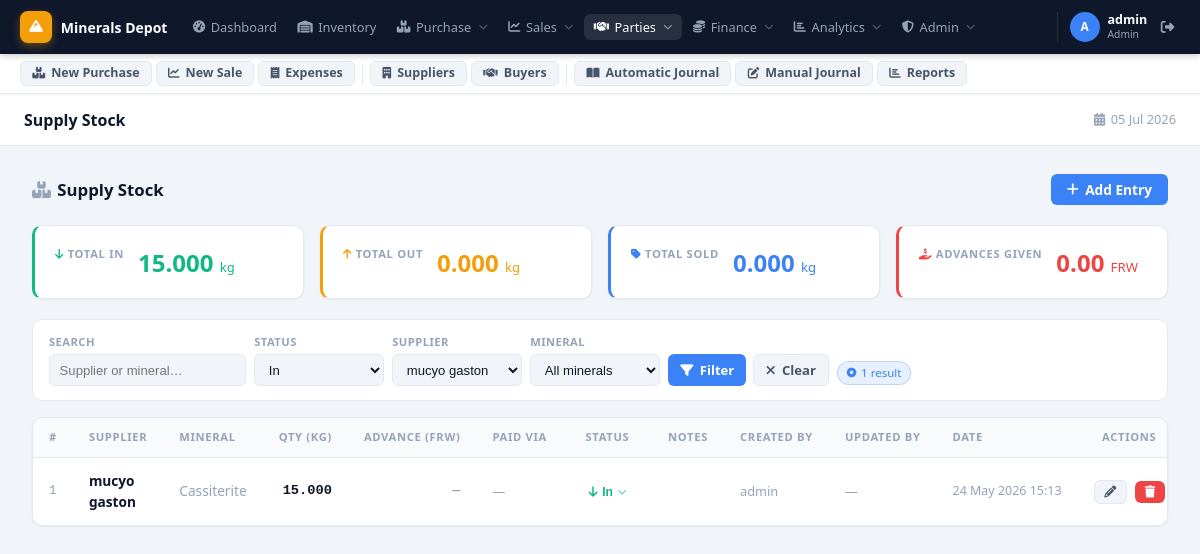
/supply-stock.php?supplier_id=8 (signed in), run on an earlier commit of the app's database.
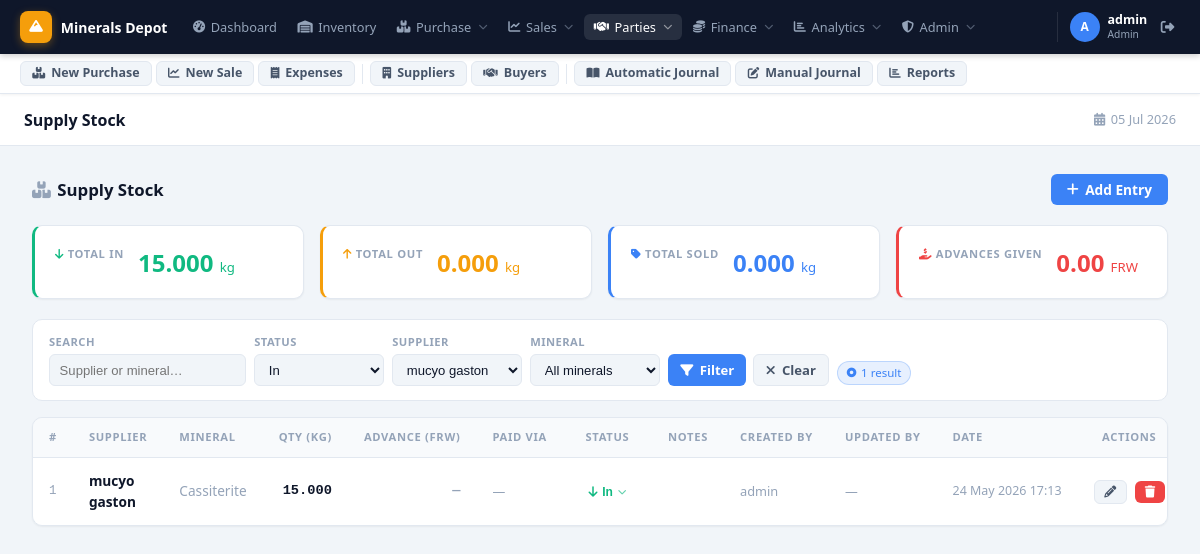
And on a later commit of the database.
### tables this page shows
CREATE TABLE `supply_stock` (
  `id` int(11) NOT NULL AUTO_INCREMENT,
  `supplier_id` int(11) NOT NULL,
  `mineral_id` int(11) NOT NULL,
  `qty` decimal(10,3) NOT NULL DEFAULT 0.000,
  `advance_amount` decimal(15,2) NOT NULL DEFAULT 0.00,
  `status` enum('in','out','sold') NOT NULL DEFAULT 'in',
  `notes` text DEFAULT NULL,
  `created_by` int(11) NOT NULL,
  `updated_by` int(11) DEFAULT NULL,
  `created_at` timestamp NOT NULL DEFAULT current_timestamp(),
  `updated_at` timestamp NOT NULL DEFAULT current_timestamp() ON UPDATE current_timestamp(),
  PRIMARY KEY (`id`),
  KEY `supplier_id` (`supplier_id`),
  KEY `mineral_id` (`mineral_id`),
  KEY `created_by` (`created_by`),
  KEY `updated_by` (`updated_by`),
  CONSTRAINT `supply_stock_ibfk_1` FOREIGN KEY (`supplier_id`) REFERENCES `suppliers` (`id`),
  CONSTRAINT `supply_stock_ibfk_2` FOREIGN KEY (`mineral_id`) REFERENCES `mineral_types` (`id`),
  CONSTRAINT `supply_stock_ibfk_3` FOREIGN KEY (`created_by`) REFERENCES `users` (`id`),
  CONSTRAINT `supply_stock_ibfk_4` FOREIGN KEY (`updated_by`) REFERENCES `users` (`id`)
);

CREATE TABLE `suppliers` (
  `id` int(11) NOT NULL AUTO_INCREMENT,
  `supplier_code` varchar(50) NOT NULL,
  `name` varchar(100) NOT NULL,
  `contact_person` varchar(100) DEFAULT NULL,
  `phone` varchar(20) DEFAULT NULL,
  `email` varchar(100) DEFAULT NULL,
  `license_number` varchar(100) DEFAULT NULL,
  `address` text DEFAULT NULL,
  `created_at` timestamp NOT NULL DEFAULT current_timestamp(),
  PRIMARY KEY (`id`),
  UNIQUE KEY `supplier_code` (`supplier_code`)
);

CREATE TABLE `mineral_types` (
  `id` int(11) NOT NULL AUTO_INCREMENT,
  `name` varchar(50) NOT NULL,
  `unit` varchar(20) DEFAULT 'kg',
  `description` text DEFAULT NULL,
  PRIMARY KEY (`id`),
  UNIQUE KEY `name` (`name`)
);

CREATE TABLE `users` (
  `id` int(11) NOT NULL AUTO_INCREMENT,
  `username` varchar(50) NOT NULL,
  `password` varchar(255) NOT NULL,
  `full_name` varchar(100) NOT NULL,
  `email` varchar(100) DEFAULT NULL,
  `role` enum('admin','manager','storekeeper','superadmin') NOT NULL DEFAULT 'manager',
  `created_at` timestamp NOT NULL DEFAULT current_timestamp(),
  PRIMARY KEY (`id`),
  UNIQUE KEY `username` (`username`)
);

### supply-stock.php (the view, shortened to what the changed rows need)
<?php
require_once 'config/database.php';
$filters = [
    'search'      => trim($_GET['search']      ?? ''),
    'status'      => $_GET['status']           ?? 'in',
    'supplier_id' => (int)($_GET['supplier_id'] ?? 0),
    'mineral_id'  => (int)($_GET['mineral_id']  ?? 0),
];
$where = []; $params = [];
if($filters['status'])      { $where[] = 'ss.status = ?';      $params[] = $filters['status']; }
if($filters['supplier_id']) { $where[] = 'ss.supplier_id = ?'; $params[] = $filters['supplier_id']; }
$where_sql = $where ? 'WHERE '.implode(' AND ',$where) : '';
$stmt = $pdo->prepare("
    SELECT ss.*, s.name AS supplier_name, mt.name AS mineral_name,
           u.username AS created_by_name, uu.username AS updated_by_name
    FROM supply_stock ss
    JOIN suppliers s   ON s.id  = ss.supplier_id
    JOIN mineral_types mt ON mt.id = ss.mineral_id
    JOIN users u       ON u.id  = ss.created_by
    LEFT JOIN users uu ON uu.id = ss.updated_by
    $where_sql
    ORDER BY ss.created_at DESC
");
$stmt->execute($params);
$stocks = $stmt->fetchAll(PDO::FETCH_ASSOC);
$payments_by_ss = [];
include 'includes/header.php';
?>
<div class="page-header">
    <h2><i class="fas fa-boxes-stacked" style="margin-right:.4rem;color:var(--text-muted)"></i>Supply Stock</h2>
</div>
<div class="table-wrap">
    <table>
        <thead>
            <tr>
                <th>#</th>
                <th>Supplier</th>
                <th>Mineral</th>
                <th style="text-align:right">Qty (kg)</th>
                <th style="text-align:right">Advance (FRW)</th>
                <th>Paid Via</th>
                <th style="text-align:center">Status</th>
                <th>Notes</th>
                <th>Created By</th>
                <th>Updated By</th>
                <th>Date</th>
                <th style="text-align:center">Actions</th>
            </tr>
        </thead>
        <tbody id="ss-tbody">
        <?php
        $statusCfg   = [
            'in'   => ['label'=>'In',   'color'=>'var(--success)', 'icon'=>'arrow-down'],
            'out'  => ['label'=>'Out',  'color'=>'var(--warning)', 'icon'=>'arrow-up'],
            'sold' => ['label'=>'Sold', 'color'=>'var(--primary)', 'icon'=>'tag'],
        ];
        $methodIcon  = ['cash'=>'money-bill','bank'=>'building-columns','momo'=>'mobile-screen-button'];
        $methodLabel = ['cash'=>'Cash','bank'=>'Bank','momo'=>'MoMo'];
        $i = 0;
        foreach($stocks as $r):
            $sc   = $statusCfg[$r['status']] ?? ['label'=>$r['status'],'color'=>'#888','icon'=>'circle'];
            $adv  = (float)$r['advance_amount'];
            $pmts = $payments_by_ss[$r['id']] ?? [];
        ?>
        <tr id="ss-row-<?= $r['id'] ?>"
            data-supplier="<?= $r['supplier_id'] ?>"
            data-mineral="<?= $r['mineral_id'] ?>"
            data-qty="<?= $r['qty'] ?>"
            data-advance="<?= $adv ?>"
            data-status="<?= $r['status'] ?>"
            data-notes="<?= htmlspecialchars($r['notes'] ?? '', ENT_QUOTES) ?>"
            data-payments="<?= htmlspecialchars(json_encode($pmts), ENT_QUOTES) ?>">
            <td class="font-mono text-muted" style="font-size:.78rem"><?= ++$i ?></td>
            <td class="fw-600"><?= htmlspecialchars($r['supplier_name']) ?></td>
            <td class="text-muted"><?= htmlspecialchars($r['mineral_name']) ?></td>
            <td style="text-align:right;font-family:monospace;font-weight:700"><?= number_format((float)$r['qty'],3) ?></td>
            <td style="text-align:right;font-family:monospace;font-weight:600;color:<?= $adv>0?'var(--danger)':'var(--text-muted)' ?>">
                <?= $adv > 0 ? number_format($adv,2) : '—' ?>
            </td>
            <td style="font-size:.8rem">
                <?php if($pmts): ?>
                    <?php foreach(array_unique(array_column($pmts,'payment_method')) as $m): ?>
                    <span style="display:inline-flex;align-items:center;gap:.25rem;margin-right:.3rem">
                        <i class="fas fa-<?= $methodIcon[$m] ?? 'circle' ?>"></i><?= $methodLabel[$m] ?? $m ?>
                    </span>
                    <?php endforeach; ?>
                <?php else: ?>
                    <span class="text-muted">—</span>
                <?php endif; ?>
            </td>
            <td style="text-align:center">
                <button class="status-btn" onclick="toggleStatusMenu(<?= $r['id'] ?>,event)"
                        style="display:inline-flex;align-items:center;gap:.3rem;padding:.2rem .6rem;border-radius:999px;font-size:.75rem;font-weight:600;background:<?= $sc['color'] ?>22;color:<?= $sc['color'] ?>;border:1px solid <?= $sc['color'] ?>44;cursor:pointer;white-space:nowrap">
                    <i class="fas fa-<?= $sc['icon'] ?>"></i> <?= $sc['label'] ?> <i class="fas fa-chevron-down" style="font-size:.55rem;opacity:.65"></i>
                </button>
            </td>
            <td class="text-muted" style="font-size:.82rem;max-width:150px;white-space:nowrap;overflow:hidden;text-overflow:ellipsis" title="<?= htmlspecialchars($r['notes'] ?? '') ?>">
            </td>
            <td class="text-muted" style="font-size:.8rem"><?= htmlspecialchars($r['created_by_name']) ?></td>
            <td class="text-muted" style="font-size:.8rem"><?= htmlspecialchars($r['updated_by_name'] ?? '—') ?></td>
            <td class="text-muted" style="font-size:.78rem;white-space:nowrap"><?= date('d M Y H:i', strtotime($r['created_at'])) ?></td>
            <td style="text-align:center;white-space:nowrap">
                <button class="btn btn-secondary" style="padding:.3rem .6rem;font-size:.75rem;margin-right:.3rem" onclick="editEntry(<?= $r['id'] ?>)" title="Edit"><i class="fas fa-pencil"></i></button>
                <button class="btn btn-danger"     style="padding:.3rem .6rem;font-size:.75rem"               onclick="deleteEntry(<?= $r['id'] ?>,this)" title="Delete"><i class="fas fa-trash"></i></button>
            </td>
        </tr>
        <?php endforeach; ?>
        </tbody>
    </table>
</div>
<?php include 'includes/footer.php'; ?>

What changed in the data, as far as the page shows it:
changed supply_stock "In": created_at "24 May 2026 15:13" → "24 May 2026 17:13"
